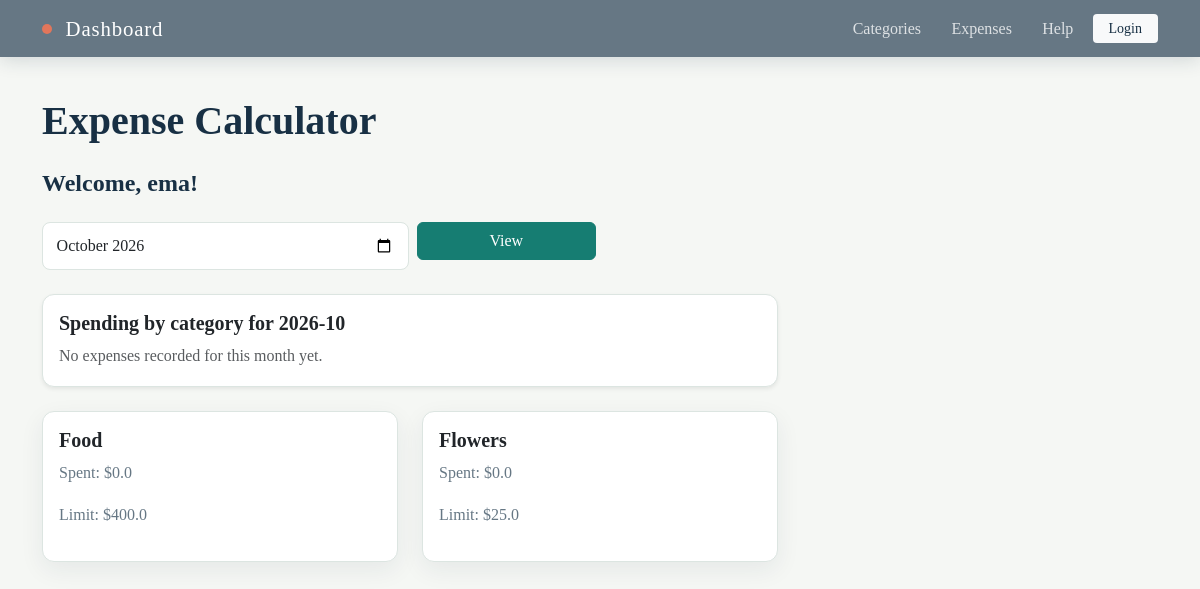
The page / (signed in) on the database as committed earlier.
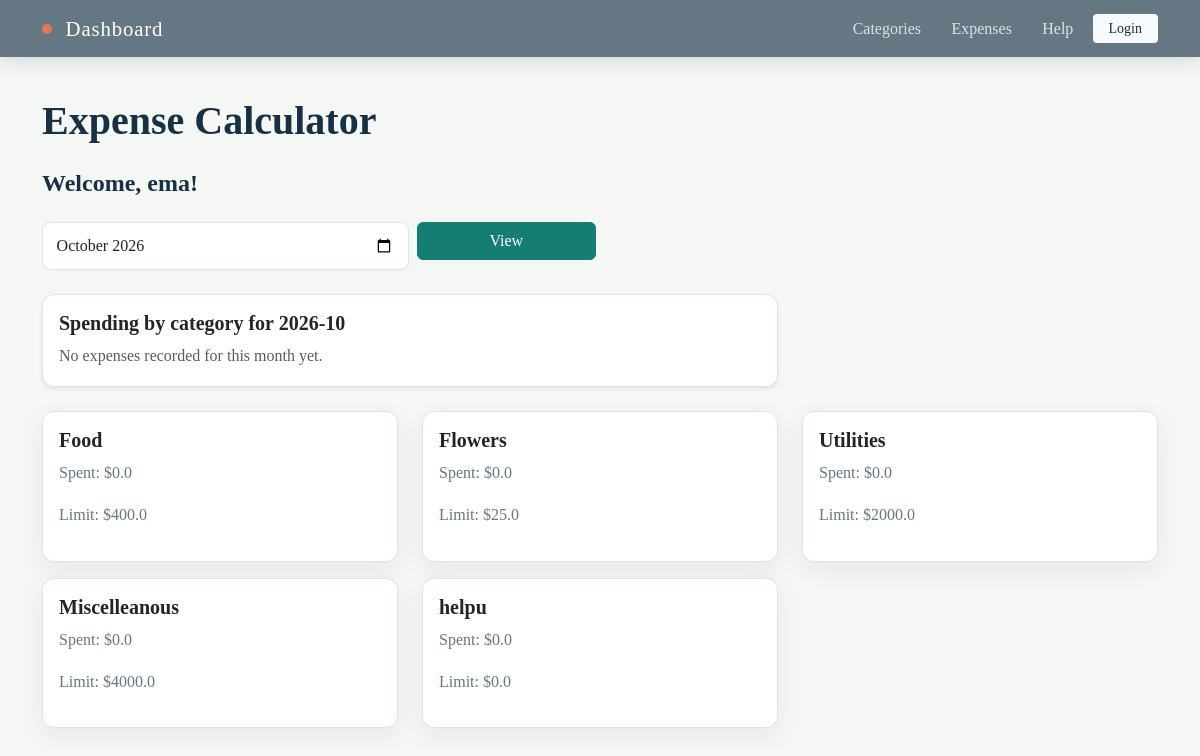
The same page on the database as committed later.
### tables this page shows
CREATE TABLE category (id INTEGER PRIMARY KEY AUTOINCREMENT UNIQUE NOT NULL, name TEXT, spending_limit INTEGER, user_id INTEGER REFERENCES user (id));

### app.py (the view)
@app.route("/") #this will be the homepage/dashboard of the app
def home():
    user = session.get("user")
    if not user:
        return redirect(url_for("login"))
    user_id = user[0]
    selected_month = request.args.get("month") or datetime.date.today().strftime("%Y-%m")
    sql = '''SELECT category.id, category.name, category.spending_limit,
            IFNULL(SUM(expenses.amount_spent), 0)
             AS total_amount_spent FROM category LEFT JOIN expenses ON category.id = expenses.category_id
                AND expenses.user_id = ?
                AND strftime('%Y-%m', expenses.date) = ?
            WHERE category.user_id = ?
            GROUP BY category.id'''
    categories = query_db(sql, args=(user_id, selected_month, user_id))
    monthly_sql = '''SELECT expenses.id, expenses.name, expenses.amount_spent,
                    strftime('%Y-%m-%d', expenses.date) AS date,
                    category.name AS category, expenses.category_id
                    FROM expenses
                    JOIN category ON expenses.category_id = category.id
                    WHERE expenses.user_id = ? AND strftime('%Y-%m', expenses.date) = ?'''
    monthly_expenses = query_db(monthly_sql, args=(user_id, selected_month))
    monthly_totals = build_monthly_category_totals(monthly_expenses, selected_month)
    pie_segments = build_pie_chart_segments(monthly_totals)
    get_db().commit()
    username = user[1]
    return render_template(
        "home.html",
        categories=categories,
        username=username,
        selected_month=selected_month,
        monthly_totals=monthly_totals,
        pie_segments=pie_segments,
    )

### app.py (called while the page is built, shortened)
def get_db():
    db = getattr(g, '_database', None)
    if db is None:
        db = g._database = sqlite3.connect(DATABASE)
    return db

def query_db(query, args=(), one=False):
    cur = get_db().execute(query, args)
    rv = cur.fetchall()
    cur.close()
    return (rv[0] if rv else None) if one else rv

def build_monthly_category_totals(expenses, month):
    totals = {}
    for expense in expenses:
        expense_date = expense[3] if len(expense) > 3 else ""
        category_name = expense[4] if len(expense) > 4 else ""
        if expense_date.startswith(month) and category_name:
            amount = float(expense[2] or 0)
            totals[category_name] = totals.get(category_name, 0.0) + amount
    return totals

def build_pie_chart_segments(totals):
    colors = ["#0d6efd", "#198754", "#dc3545", "#ffc107", "#6f42c1", "#20c997", "#fd7e14"]
    if not totals:
        return []

### templates/home.html (shortened to what this page needs)
{%extends "base.html"%}
{%block content%}
<h2 class = "mb-4"> Expense Calculator </h2>
{% if username %}
    <h4 class="mb-4">Welcome, {{ username }}!</h4>
{% endif %}
<form method="get" class="row g-2 mb-4">
    <div class="col-md-4">
        <input class="form-control" type="month" name="month" value="{{ selected_month }}">
    </div>
    <div class="col-md-2">
        <button class="btn btn-primary w-100" type="submit">View</button>
    </div>
</form>
<div class="row mb-4">
    <div class="col-md-8">
        <div class="card shadow-sm">
            <div class="card-body">
                <h5 class="card-title">Spending by category for {{ selected_month }}</h5>
                {% if pie_segments %}
                    <svg width="260" height="260" viewBox="0 0 220 220" role="img" aria-label="Pie chart of monthly spending">
                        <circle cx="110" cy="110" r="70" fill="none" stroke="#e9ecef" stroke-width="40"></circle>
                        {% for segment in pie_segments %}
                            <circle cx="110" cy="110" r="70" fill="none" stroke="{{ segment.color }}" stroke-width="40" stroke-linecap="round"
                                    stroke-dasharray="{{ segment.dasharray }}"
                                    stroke-dashoffset="{{ segment.dashoffset }}"
                                    transform="rotate(-90 110 110)"></circle>
                        {% endfor %}
                        <circle cx="110" cy="110" r="35" fill="white"></circle>
                        <text x="110" y="105" text-anchor="middle" font-size="14" fill="#212529">{{ selected_month }}</text>
                        <text x="110" y="126" text-anchor="middle" font-size="14" fill="#212529">Total</text>
                    </svg>
                    <ul class="mt-3">
                        {% for segment in pie_segments %}
                            <li> {{ segment.name }} — ${{ segment.amount }} ({{ segment.percent }}%)</li>
                        {% endfor %}
                    </ul>
                {% else %}
                    <p class="text-muted mb-0">No expenses recorded for this month yet.</p>
                {% endif %}
            </div>
        </div>
    </div>
</div>
<div class="row">
    {% for category in categories %}
        <div class="col-md-4 mb-3">
            <div class="card {% if category[3]|float > category[2]|float %}border-danger{% endif %}">
                <div class="card-body">
                    <h5 class="card-title">{{ category[1] }}</h5>
                    <p>Spent: ${{ category[3]|float | round(2) }}</p>
                    <p>Limit: ${{ category[2]|float | round(2) }}</p>
                </div>
            </div>
        </div>
    {% endfor %}
</div>
{% endblock %}

Rows that differ between the two databases and show on the page:
added category: name "Utilities", category "0.0", spending_limit "2000.0"
added category: name "Miscelleanous", category "0.0", spending_limit "4000.0"
added category: name "helpu", category "0.0", spending_limit "0.0"
